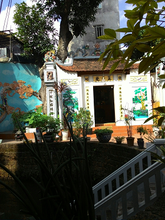
%> input picture Matlab/pag1.png, 165 x 220 px, shrunk from 280 x 373 before the run
$ octave wiener.m   (GNU Octave 9; MATLAB toolbox functions it lacks are replaced by stand-ins)
%> lines starting %> are read from the running program, lines starting %| are printed output that depends on the picture
### myMSE.m
function MSE = myMSE(distImg, origImg)

    origImg = double(origImg);
    distImg = double(distImg);

    [M N] = size(origImg);
    error = (origImg - distImg).^2;
    MSE = mean2(error) / (M * N);

    % [5 lines of commented-out code are left out]

end

### Matlab/wiener.m
clear all
close all
clc
tic
subplot(1,3,1);
RGB = imread('pag1.png');
%> RGB is the input picture: size 220x165x3 uint8; mean R, G, B 76.1, 78.6, 65.8
I = rgb2gray(RGB);
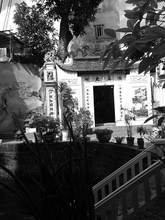
%> I: size 220x165 uint8; min 0, max 255, mean 76.4
imshow(I)
title('Original Image');
%Add noise
subplot(1,3,2);
J = imnoise(I,'gaussian',0.05);
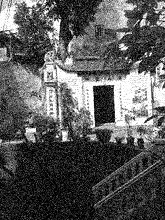
%> J: size 220x165 uint8; min 0, max 255, mean 88.9
imshow(J);
title('Added Gaussian Noise');
%Remove noise
subplot(1,3,3);
K = wiener2(J,[7 7]);
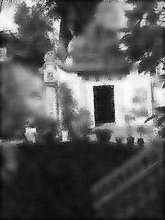
%> K: size 220x165 uint8; min 7, max 253, mean 88.3
imshow(K);
title('Denoise by Wiener Filter');
toc
%MSE & PSNR
MSE = myMSE(K,I);
%> in myMSE, `error = (origImg - distImg).^2;`:
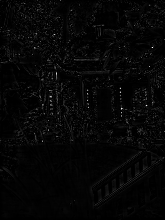
%> error: size 220x165 double; min 0, max 23716, mean 596.3; drawn with min black and max white
%> in myMSE, `MSE = mean2(error) / (M * N);`: MSE = 0.0164
%> MSE = 0.0164
PSNR = 10 * log10( 255^2 / MSE);
%> PSNR = 65.98
%%%%
MSE1 = myMSE(K,J);
%> in myMSE (call 2), `error = (origImg - distImg).^2;`:
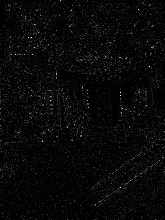
%> error: size 220x165 double; min 0, max 21025, mean 757.3; drawn with min black and max white
%> in myMSE (call 2), `MSE = mean2(error) / (M * N);`: MSE = 0.0209
%> MSE1 = 0.0209
PSNR1 = 10 * log10( 255^2 / MSE1);
%> PSNR1 = 64.94

$ run again, with Matlab/pag2.png copied over Matlab/pag1.png
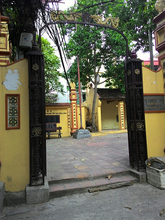
%> input picture Matlab/pag2.png, 165 x 220 px, shrunk from 280 x 373 before the run
%> RGB is the input picture: size 220x165x3 uint8; mean R, G, B 101, 101.1, 83.5
%> `K = wiener2(J,[7 7]);`:
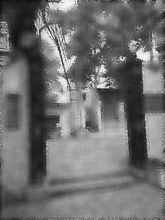
%> K: size 220x165 uint8; min 11, max 248, mean 110.7
%> in myMSE, `MSE = mean2(error) / (M * N);`: MSE = 0.0155
%> PSNR = 66.24
%> in myMSE (call 2), `error = (origImg - distImg).^2;`:
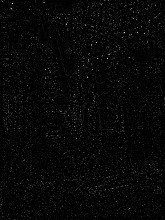
%> error: size 220x165 double; min 0, max 28900, mean 824.5; drawn with min black and max white
%> in myMSE (call 2), `MSE = mean2(error) / (M * N);`: MSE = 0.0227
%> PSNR1 = 64.57

$ run again, with Matlab/pag3.png copied over Matlab/pag1.png
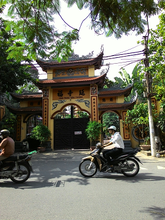
%> input picture Matlab/pag3.png, 165 x 220 px, shrunk from 280 x 373 before the run
%> RGB is the input picture: size 220x165x3 uint8; mean R, G, B 112.6, 114.8, 98.9
%> `K = wiener2(J,[7 7]);`:
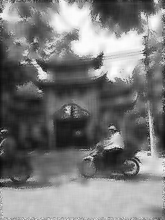
%> K: size 220x165 uint8; min 12, max 253, mean 123
%> in myMSE, `MSE = mean2(error) / (M * N);`: MSE = 0.019
%> PSNR = 65.34
%> in myMSE (call 2), `error = (origImg - distImg).^2;`:
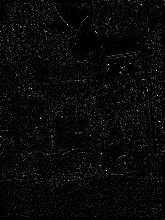
%> error: size 220x165 double; min 0, max 23409, mean 890; drawn with min black and max white
%> in myMSE (call 2), `MSE = mean2(error) / (M * N);`: MSE = 0.0245
%> PSNR1 = 64.24

$ run again, with Matlab/pag4.png copied over Matlab/pag1.png
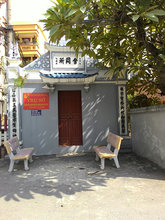
%> input picture Matlab/pag4.png, 165 x 220 px, shrunk from 280 x 373 before the run
%> RGB is the input picture: size 220x165x3 uint8; mean R, G, B 136.3, 130.9, 113.7
%> `K = wiener2(J,[7 7]);`:
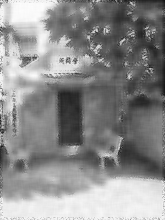
%> K: size 220x165 uint8; min 17, max 252, mean 140.9
%> in myMSE, `MSE = mean2(error) / (M * N);`: MSE = 0.0153
%> PSNR = 66.28
%> in myMSE (call 2), `error = (origImg - distImg).^2;`:
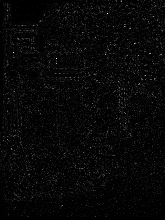
%> error: size 220x165 double; min 0, max 26569, mean 823; drawn with min black and max white
%> in myMSE (call 2), `MSE = mean2(error) / (M * N);`: MSE = 0.0227
%> PSNR1 = 64.58
